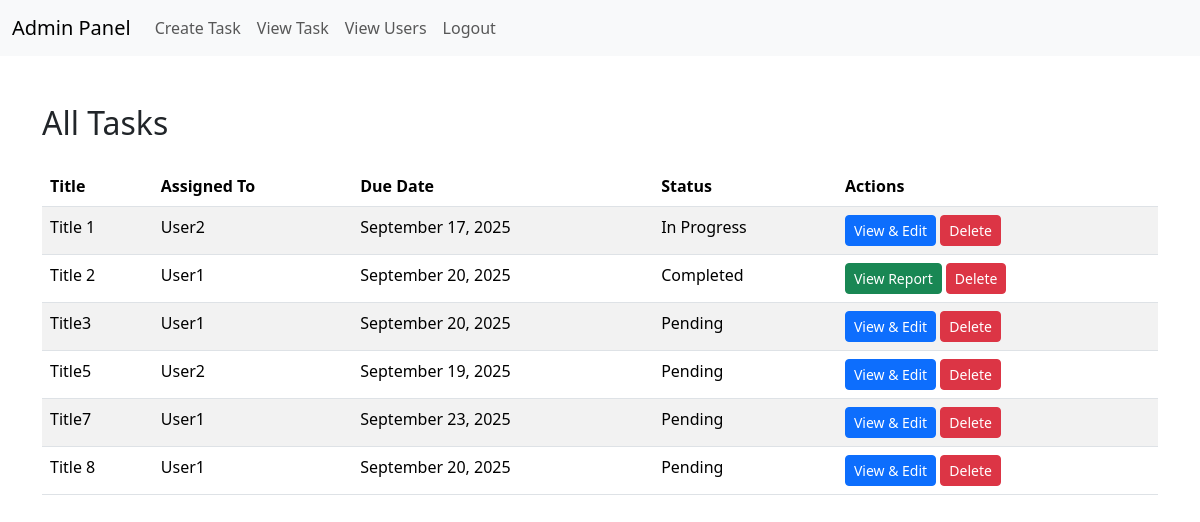
Page /userppoiint/tasklist/ (signed in) on the earlier database version.
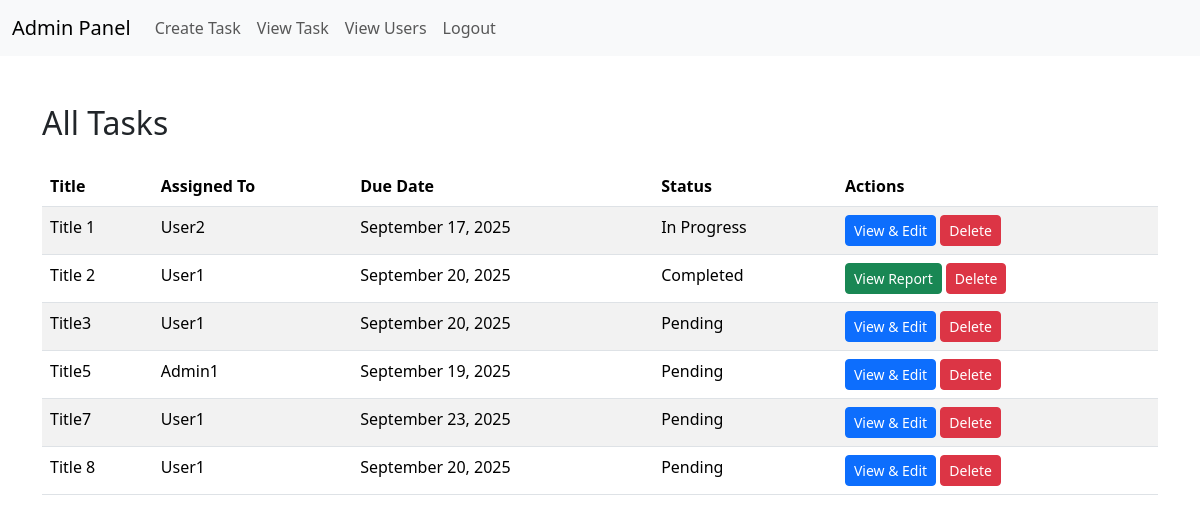
Same page on the later database version.
### apipoint/models.py (models this page shows, shortened)
class TaskModel(models.Model):
    title = models.CharField(max_length=100)
    description = models.TextField()
    assignedto = models.ForeignKey(User, on_delete=models.CASCADE,related_name='assigned_tasks')
    duedate = models.DateField()
    status = models.CharField(max_length=20,default='Pending')
    completionreport = models.TextField(default='No Report', null=True, blank=True)
    workedhours = models.IntegerField(null=True,blank=True)
    supervisor = models.ForeignKey(User, on_delete=models.CASCADE, related_name='supervisor_tasks')
    created_at = models.DateTimeField(auto_now_add=True)
    updated_at = models.DateTimeField(auto_now=True)

### superadminpoint/models.py (models this page shows, shortened)
class CustomUser(AbstractUser):
    name = models.CharField(max_length=255)
    email = models.EmailField(unique=True)
    rolechoice = (
        ('admin', 'Admin'),
        ('user', 'User')
    )
    role = models.CharField(max_length=10, choices=rolechoice)
    assigned_admin = models.ForeignKey('self', on_delete=models.SET_NULL, null=True, blank=True)

### adminpoint/views.py (the view)
# urls.py: path('tasklist/', views.TaskListView.as_view(), name='tasklist'),
@method_decorator(Client_required, name='dispatch')
class TaskListView(View):
    def get(self, request):
        tasks = TaskModel.objects.filter(supervisor=request.user.id)
        return render(request, 'admin/tasklist.html', {'tasks':tasks})

### adminpoint/views.py (called while the page is built)
def Client_required(function):
    def wrap(request, *args, **kwargs):
        if request.user.is_authenticated and request.user.role == 'admin':
            return function(request, *args, **kwargs)
        else:
            return redirect(reverse('commn:login'))
    return wrap

### template/admin/tasklist.html (shortened to what this page needs)
{% extends 'index.html' %}
{% load crispy_forms_tags %}
{% block content %}
<div class="container mt-5">
    <h2 class="mb-4">All Tasks</h2>
    <table class="table table-striped table-hover">
        <thead>
            <tr>
                <th scope="col">Title</th>
                <th scope="col">Assigned To</th>
                <th scope="col">Due Date</th>
                <th scope="col">Status</th>
                <th scope="col">Actions</th>
            </tr>
        </thead>
        <tbody>
            {% for task in tasks %}
            <tr>
                <td>{{ task.title }}</td>
                <td>{{ task.assignedto.name }}</td>
                <td>{{ task.duedate|date:"F d, Y" }}</td>
                <td>{{ task.status }}</td>
            <td>
                    {% if task.status == "Pending" %}
                        <a href="{% url 'adminpoint:updatetask' task.id %}" class="btn btn-primary btn-sm">View & Edit</a>
                        <a href="{% url 'adminpoint:deletetask' task.id %}" class="btn btn-danger btn-sm">Delete</a>
                    {% elif task.status == "In Progress" %}
                        <a href="{% url 'adminpoint:updatetask' task.id %}" class="btn btn-primary btn-sm">View & Edit</a>
                        <a href="{% url 'adminpoint:deletetask' task.id %}" class="btn btn-danger btn-sm">Delete</a>
                    {% else %}
                        <a href="{% url 'adminpoint:updatetask' task.id %}" class="btn btn-success btn-sm">View Report</a>
                        <a href="{% url 'adminpoint:deletetask' task.id %}" class="btn btn-danger btn-sm">Delete</a>
                    {% endif %}
            </td>
            </tr>
            {% empty %}
            <tr>
                <td colspan="5" class="text-center">No tasks found.</td>
            </tr>
            {% endfor %}
        </tbody>
    </table>
</div>
{% endblock %}

Differences in the rows shown:
changed TaskModel "Title5": assignedto.name "User2" → "Admin1"
